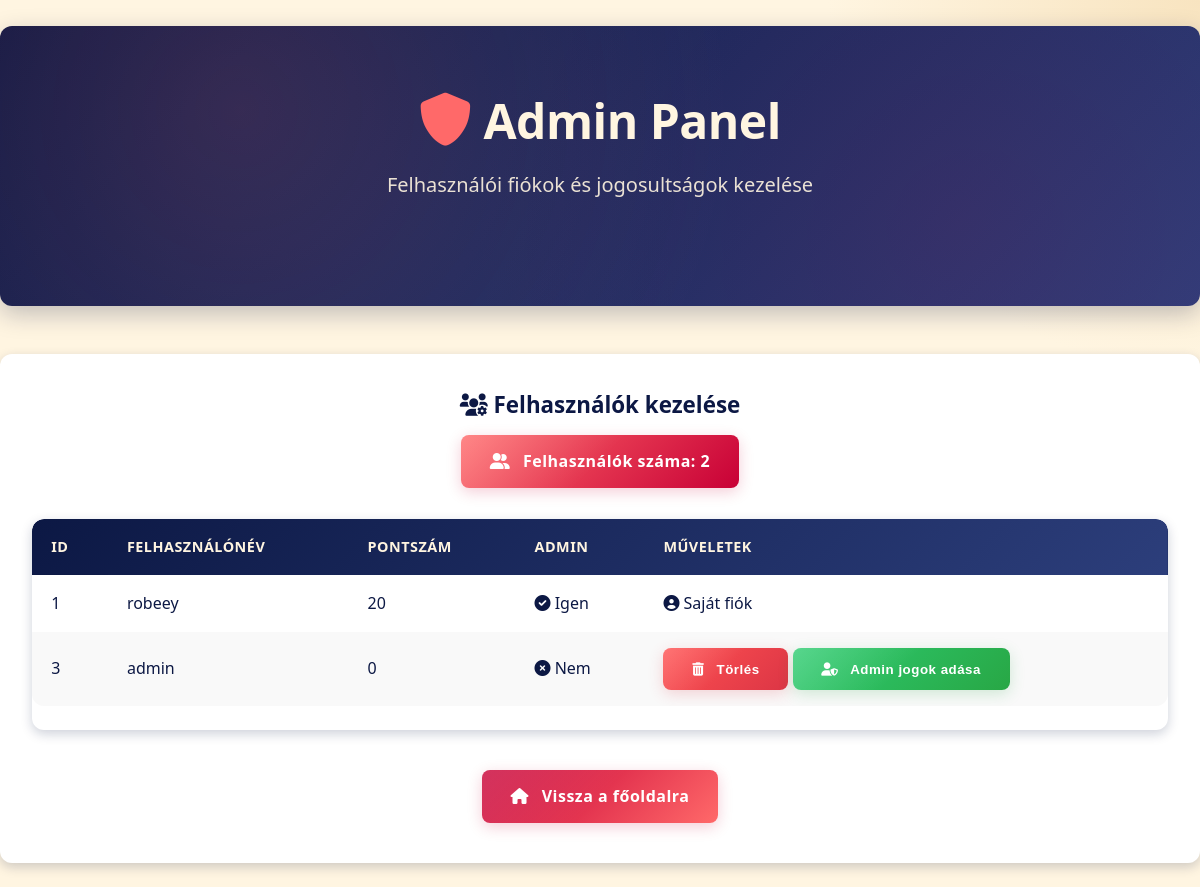
Page /admin (signed in) on the earlier database version.
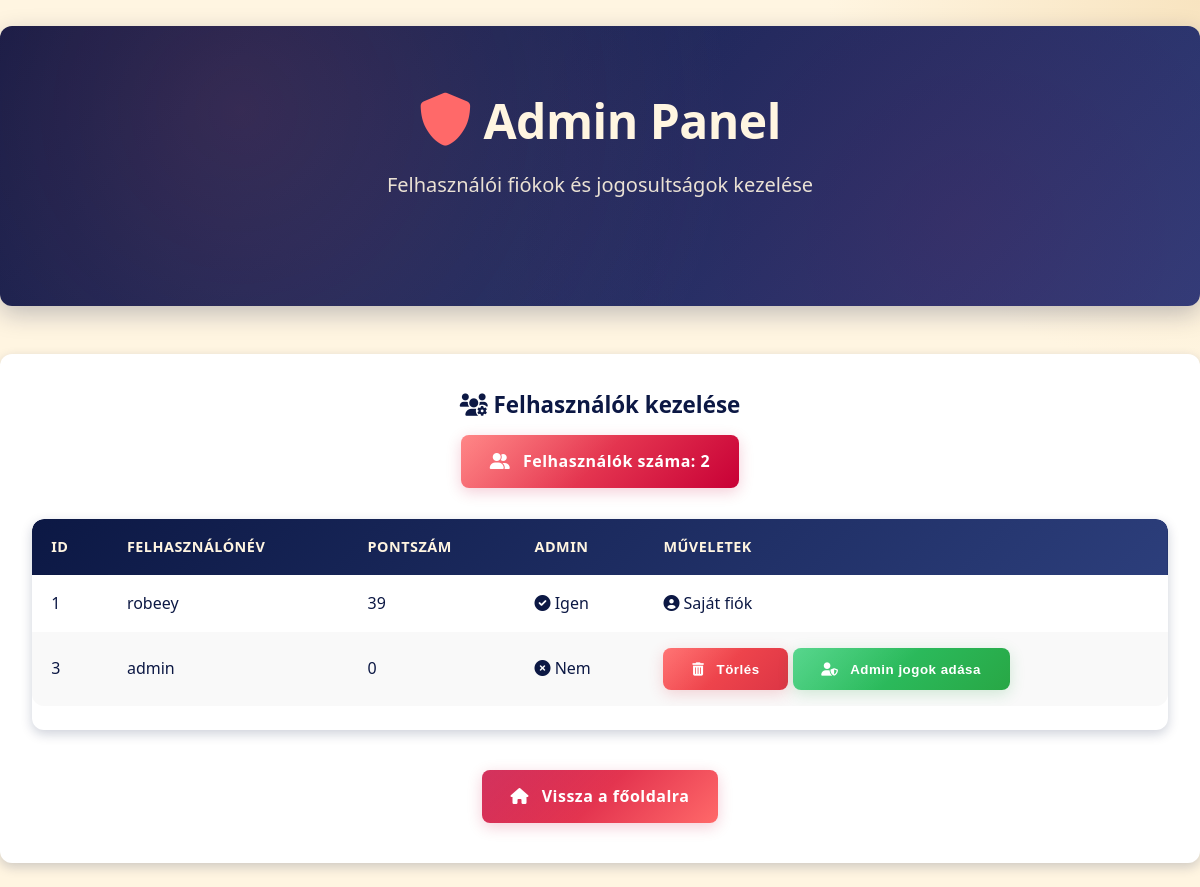
Same page on the later database version.
### app.py (models this page shows)
class User(db.Model):
    id = db.Column(db.Integer, primary_key=True)
    username = db.Column(db.String(80), unique=True, nullable=False)
    password = db.Column(db.String(120), nullable=False)
    score = db.Column(db.Integer, default=0)
    is_admin = db.Column(db.Boolean, default=False)

### app.py (the view)
@app.route('/admin')
def admin_panel():
    if not is_admin_user():
        return redirect(url_for('index'))
    users = User.query.all()
    return render_template('admin.html', users=users, logged_in_user=session.get('username'))

### app.py (called while the page is built)
def is_admin_user():
    if 'username' not in session:
        return False
    user = User.query.filter_by(username=session['username']).first()
    return user and user.is_admin

### templates/admin.html (shortened to what the changed rows need)
<!DOCTYPE html>
<html>
<head>
    <link rel="stylesheet" href="{{ url_for('static', filename='style.css') }}">
    <link rel="stylesheet" href="https://cdnjs.cloudflare.com/ajax/libs/font-awesome/6.0.0/css/all.min.css">
</head>
<body>
    {% block content %}
    <br>
    <div class="hero-section">
        <h1 class="hero-title">
            <i class="fas fa-shield-alt"></i> Admin Panel
        </h1>
    </div>
    <div class="card">
        <h2 class="card-title">
            <i class="fas fa-users-cog"></i> Felhasználók kezelése
        </h2>
        <div class="table-container">
            <table>
                <thead>
                    <tr>
                        <th>ID</th>
                        <th>Felhasználónév</th>
                        <th>Pontszám</th>
                        <th>Admin</th>
                        <th>Műveletek</th>
                    </tr>
                </thead>
                <tbody>
                    {% for user in users %}
                    <tr>
                        <td>{{ user.id }}</td>
                        <td>{{ user.username }}</td>
                        <td>{{ user.score }}</td>
                        <td>
                            {% if user.is_admin %}
                                <span class="badge badge-admin">
                                    <i class="fas fa-check-circle"></i> Igen
                                </span>
                            {% else %}
                                <span class="badge badge-normal">
                                    <i class="fas fa-times-circle"></i> Nem
                                </span>
                            {% endif %}
                        </td>
                        <td class="action-cell">
                            {% if user.username != logged_in_user %}
                                <div class="admin-actions">
                                    <form method="POST" action="{{ url_for('delete_user', user_id=user.id) }}" style="display: inline;">
                                        <button type="submit" class="btn btn-sm btn-danger" onclick="return confirm('Biztosan törölni szeretnéd ezt a felhasználót?')">
                                            <i class="fas fa-trash-alt"></i> Törlés
                                        </button>
                                    </form>
                                    {% if not user.is_admin %}
                                    <form method="POST" action="{{ url_for('make_admin', user_id=user.id) }}" style="display: inline;">
                                        <button type="submit" class="btn btn-sm btn-success">
                                            <i class="fas fa-user-shield"></i> Admin jogok adása
                                        </button>
                                    </form>
                                    {% else %}
                                    <form method="POST" action="{{ url_for('remove_admin', user_id=user.id) }}" style="display: inline;">
                                        <button type="submit" class="btn btn-sm btn-warning">
                                            <i class="fas fa-user-slash"></i> Admin jogok elvétele
                                        </button>
                                    </form>
                                    {% endif %}
                                </div>
                            {% else %}
                                <span class="current-user-badge">
                                    <i class="fas fa-user-circle"></i> Saját fiók
                                </span>
                            {% endif %}
                        </td>
                    </tr>
                    {% endfor %}
                </tbody>
            </table>
        </div>
    </div>
    {% endblock %}
</body>
</html>

Differences in the rows shown:
changed User "robeey": score "20" → "39"
